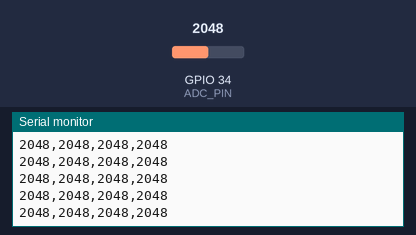
This sketch was run on a simulated ESP32. On the bench: the last lines printed to the serial monitor. The inputs (shaded band) are chosen by the test bench; at power-on: GPIO 34 (ADC_PIN) = 2048.

Above: at 1.2 s.
1.3 s: GPIO 34 (ADC_PIN) set to 2866
At 1.9 s:
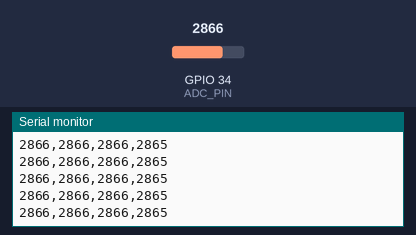
2.8 s: GPIO 34 (ADC_PIN) set to 3603
At 3.9 s:
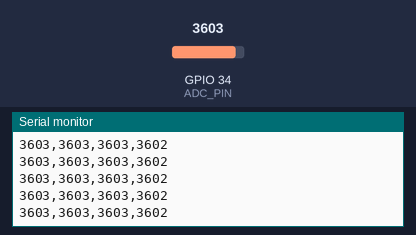
Timing chart, 0 to 5.8 s (numbered marks = the images above; inputs shaded):
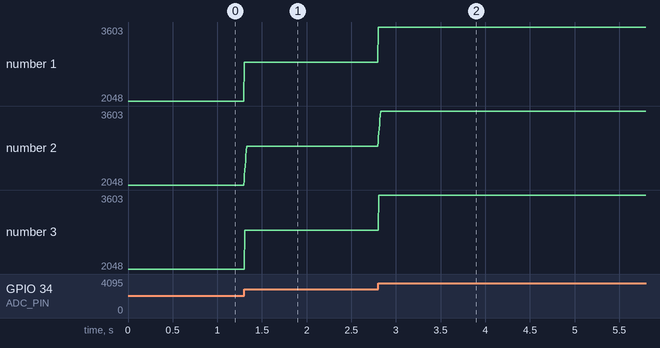

The sketch:

ecg_step5_all_filters.ino
```cpp
// ============================================================
//  5주차 디지털필터(시간영역) 실습
//  Step 5 — 4단 종합 코드 (교재 슬라이드 29~30)
// ------------------------------------------------------------
//  Step 2·3·4 코드를 하나로 합친 최종본
//  moving_average()·median_filter()는 Step 2·3과 완전히 동일
//  IIR은 α = 0.7 하나만 적용
//
//  출력 : "Raw,MA,Median,IIR"  (네 값이 한 줄에)  → python/plot_step5_all.py
//
//  60Hz 관찰 (슬라이드 31, 질문 1 확인) :
//     노트북을 배터리로 두고 측정 → 충전기를 연결한 채 측정
//     → Raw 그래프의 고주파 잔떨림이 충전기 연결 시 더 두꺼워지는지 확인
//     → 같은 구간에서 MA·Median·IIR 그래프가 그 잔떨림을 얼마나 눌러 주는지 비교
//
//  세 필터 종합 한 줄 :
//     튀는 값 → Median · 전체 잔떨림 → Moving Average · 지속적인 빠른 떨림 → Simple IIR
//     그러나 60Hz와 기저선 변동은 셋 다 못 잡는다 → 6주차 High-pass · Notch · FIR
// ============================================================

const int   ADC_PIN   = 34;   // GPIO34 (ADC1)
const int   MA_N      = 8;
const int   MED_N     = 5;
const float ALPHA_A07 = 0.7f;

int   ma_buf[MA_N];
int   ma_idx   = 0;
bool  ma_ready = false;

int   med_buf[MED_N];
bool  med_ready = false;

float iir_y_a07 = 0;
bool  iir_ready = false;

int moving_average(int x) {
  if (!ma_ready) {
    for (int i = 0; i < MA_N; i++) ma_buf[i] = x;
    ma_ready = true;
  }
  ma_buf[ma_idx] = x;
  ma_idx = (ma_idx + 1) % MA_N;
  int sum = 0;
  for (int i = 0; i < MA_N; i++) sum += ma_buf[i];
  return sum / MA_N;
}

int median_filter(int x) {
  if (!med_ready) {
    for (int i = 0; i < MED_N; i++) med_buf[i] = x;
    med_ready = true;
  }
  for (int i = 0; i < MED_N - 1; i++)
    med_buf[i] = med_buf[i + 1];
  med_buf[MED_N - 1] = x;
  int s[MED_N];
  for (int i = 0; i < MED_N; i++) s[i] = med_buf[i];
  for (int i = 0; i < MED_N; i++)
    for (int j = i + 1; j < MED_N; j++)
      if (s[i] > s[j]) {
        int t = s[i]; s[i] = s[j]; s[j] = t;
      }
  return s[MED_N / 2];
}

void setup() {
  Serial.begin(115200);
}

void loop() {
  static unsigned long next = micros();
  if ((long)(micros() - next) >= 0) {
    next += 4000;                        // 250Hz
    int raw = analogRead(ADC_PIN);
    int ma  = moving_average(raw);
    int med = median_filter(raw);
    if (!iir_ready) {
      iir_y_a07 = raw;
      iir_ready = true;
    }
    iir_y_a07 = ALPHA_A07 * iir_y_a07
              + (1.0f - ALPHA_A07) * raw;

    Serial.print(raw); Serial.print(",");
    Serial.print(ma);  Serial.print(",");
    Serial.print(med); Serial.print(",");
    Serial.println((int)iir_y_a07);
  }
}
```

Measured:
- after the input at 1.3 s, the serial monitor: prints a new line at once (image 1)
- after the input at 2.8 s, the serial monitor: prints a new line at once (image 2)
- plotted number 1: 2048 → 2866 after the input at 1.3 s, 2866 → 3603 after the input at 2.8 s
- plotted number 2: 2048 → 2866 after the input at 1.3 s, 2866 → 3603 after the input at 2.8 s
- plotted number 3: 2048 → 2866 after the input at 1.3 s, 2866 → 3603 after the input at 2.8 s
